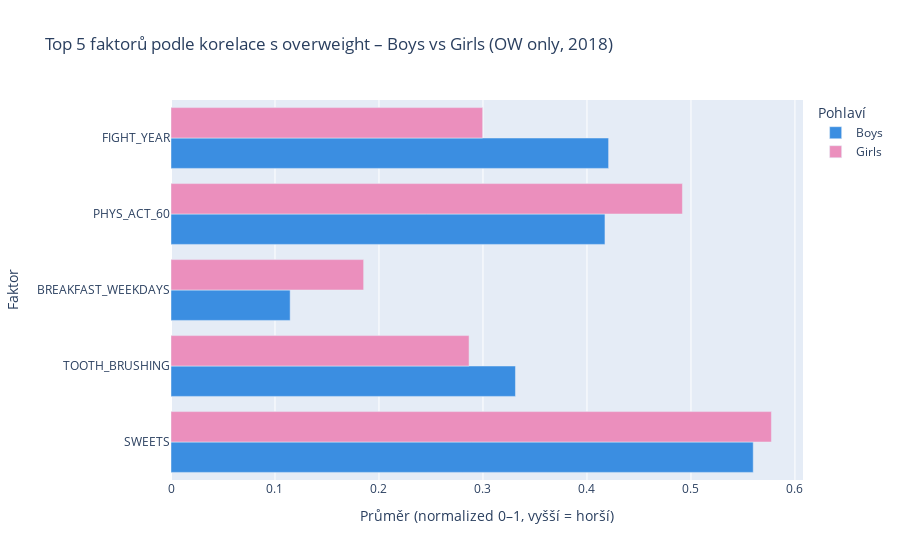

This figure's notebook cell:
### Code cell
# ------------------------------------------------------------
# GRAPH 2 – Top 5 faktorů (podle korelace), rozdíl Boys vs Girls (OW only, 2018)
# ------------------------------------------------------------

if df_2018_norm.empty:
    fig2 = None
else:
    # jen děti s overweight v roce 2018
    df_ow_2018 = df_2018_norm[df_2018_norm["OVERWEIGHT"] == 1].copy()

    if df_ow_2018.empty:
        fig2 = None
    else:
        # průměry TOP 5 faktorů podle pohlaví
        sex_means = (
            df_ow_2018
            .groupby("SEX", as_index=False, observed=True)[top5_corr]
            .mean()
        )

        # long form pro plotly
        sex_means_long = sex_means.melt(
            id_vars=["SEX"],
            value_vars=top5_corr,
            var_name="FACTOR",
            value_name="VALUE"
        )

        sex_means_long["SEX_STRING"] = sex_means_long["SEX"].map({1: "Boys", 2: "Girls"})

        # tabulka pro výpočet gender gapu (Girls - Boys)
        gap_table = (
            sex_means_long
            .pivot_table(
                index="FACTOR",
                columns="SEX_STRING",
                values="VALUE"
            )
        )

        gap_table["GIRLS_MINUS_BOYS"] = gap_table["Girls"] - gap_table["Boys"]
        gap_table["ABS_GAP"] = gap_table["GIRLS_MINUS_BOYS"].abs()

        # pořadí faktorů podle velikosti rozdílu (největší gap nahoře)
        factor_order_top5 = (
            gap_table
            .sort_values("ABS_GAP", ascending=False)
            .index
            .tolist()
        )

        colors = {"Boys": "#3b8ee1", "Girls": "#eb8fbd"}

        fig2 = px.bar(
            sex_means_long,
            x="VALUE",
            y="FACTOR",
            color="SEX_STRING",
            orientation="h",
            barmode="group",
            category_orders={"FACTOR": factor_order_top5},
            color_discrete_map=colors,
            title="Top 5 faktorů podle korelace s overweight – Boys vs Girls (OW only, 2018)"
        )

        fig2.update_layout(
            xaxis_title="Průměr (normalized 0–1, vyšší = horší)",
            yaxis_title="Faktor",
            legend_title="Pohlaví"
        )
    fig2.show()

### Figure 1 — Plotly figure (JSON) as saved in the notebook; plotly's stock layout.template omitted (floating-point values rounded to 4 significant figures)
{"data": [{"alignmentgroup": "True", "hovertemplate": "SEX_STRING=Boys<br>VALUE=%{x}<br>FACTOR=%{y}<extra></extra>", "legendgroup": "Boys", "marker": {"color": "#3b8ee1", "pattern": {"shape": ""}}, "name": "Boys", "offsetgroup": "Boys", "orientation": "h", "showlegend": true, "textposition": "auto", "type": "bar", "x": [0.3312, 0.5599, 0.1146, 0.4208, 0.4173], "xaxis": "x", "y": ["TOOTH_BRUSHING", "SWEETS", "BREAKFAST_WEEKDAYS", "FIGHT_YEAR", "PHYS_ACT_60"], "yaxis": "y"}, {"alignmentgroup": "True", "hovertemplate": "SEX_STRING=Girls<br>VALUE=%{x}<br>FACTOR=%{y}<extra></extra>", "legendgroup": "Girls", "marker": {"color": "#eb8fbd", "pattern": {"shape": ""}}, "name": "Girls", "offsetgroup": "Girls", "orientation": "h", "showlegend": true, "textposition": "auto", "type": "bar", "x": [0.2866, 0.5774, 0.1852, 0.2997, 0.4918], "xaxis": "x", "y": ["TOOTH_BRUSHING", "SWEETS", "BREAKFAST_WEEKDAYS", "FIGHT_YEAR", "PHYS_ACT_60"], "yaxis": "y"}], "layout": {"barmode": "group", "legend": {"title": {"text": "Pohlaví"}, "tracegroupgap": 0}, "title": {"text": "Top 5 faktorů podle korelace s overweight – Boys vs Girls (OW only, 2018)"}, "xaxis": {"anchor": "y", "domain": [0, 1], "title": {"text": "Průměr (normalized 0–1, vyšší = horší)"}}, "yaxis": {"anchor": "x", "categoryarray": ["SWEETS", "TOOTH_BRUSHING", "BREAKFAST_WEEKDAYS", "PHYS_ACT_60", "FIGHT_YEAR"], "categoryorder": "array", "domain": [0, 1], "title": {"text": "Faktor"}}}}
